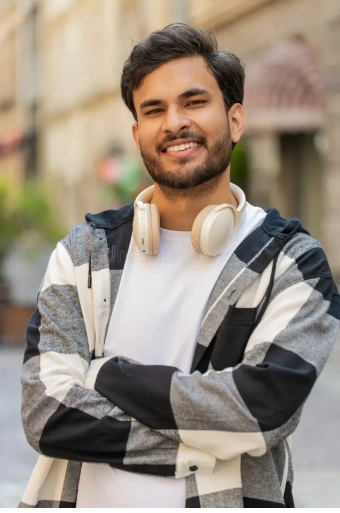
#> input picture Computer_Vision_Unit_II_Assignment/13_Magnitude_Spectrum/input1.jpg, 340 x 513 px
$ python program.py
#> lines starting #> are read from the running program, lines starting #| are printed output that depends on the picture
import cv2
import numpy as np
img = cv2.imread("input1.jpg",0)
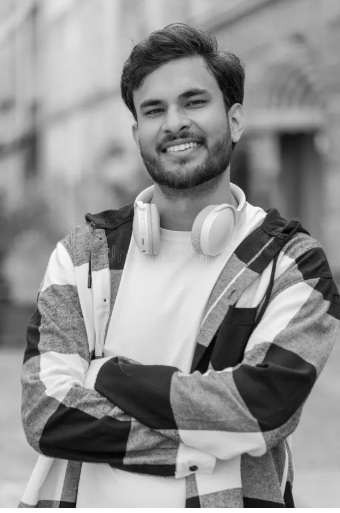
#> img: shape (513, 340); min 0, max 255, mean 144.7
dft = cv2.dft(np.float32(img),flags = cv2.DFT_COMPLEX_OUTPUT)
dft_shift = np.fft.fftshift(dft)
#print("original shape",img.shape)
#print("DFT shape",dft.shape)
magnitude = cv2.magnitude(dft_shift[:,:,0],dft_shift[:,:,1])
magnitude_spectrum = 20*np.log(magnitude+1)
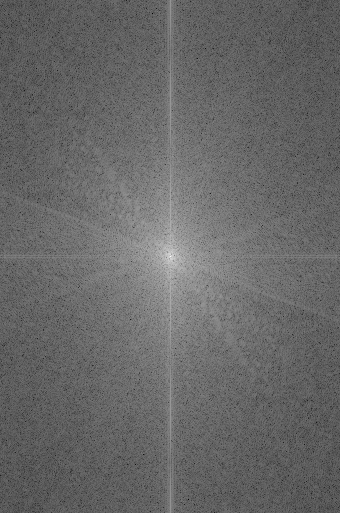
#> magnitude_spectrum: shape (513, 340) float32; min 22.18, max 340.9, mean 152.4; drawn with min black and max white
spectrum = cv2.normalize(magnitude_spectrum,None,0,255,cv2.NORM_MINMAX).astype(np.uint8)
cv2.imshow("output.png",img)
cv2.imshow("spectrum",spectrum)
cv2.imwrite("output.png",spectrum)
cv2.waitKey(0)
cv2.destroyAllWindows()
